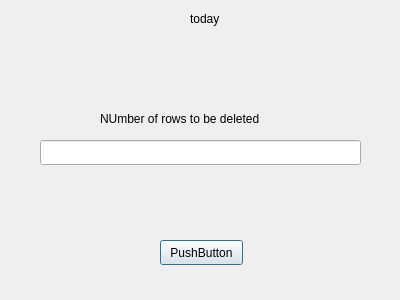
<?xml version="1.0" encoding="UTF-8"?>
<ui version="4.0">
 <class>deleteTask</class>
 <widget class="QDialog" name="deleteTask">
  <property name="geometry">
   <rect>
    <x>0</x>
    <y>0</y>
    <width>400</width>
    <height>300</height>
   </rect>
  </property>
  <property name="windowTitle">
   <string>Dialog</string>
  </property>
  <widget class="QLabel" name="deadline">
   <property name="geometry">
    <rect>
     <x>190</x>
     <y>10</y>
     <width>64</width>
     <height>17</height>
    </rect>
   </property>
   <property name="text">
    <string>today</string>
   </property>
  </widget>
  <widget class="QPushButton" name="pushButton">
   <property name="geometry">
    <rect>
     <x>160</x>
     <y>240</y>
     <width>83</width>
     <height>25</height>
    </rect>
   </property>
   <property name="text">
    <string>PushButton</string>
   </property>
  </widget>
  <widget class="QLineEdit" name="lineEdit">
   <property name="geometry">
    <rect>
     <x>40</x>
     <y>140</y>
     <width>321</width>
     <height>25</height>
    </rect>
   </property>
  </widget>
  <widget class="QLabel" name="label">
   <property name="geometry">
    <rect>
     <x>100</x>
     <y>110</y>
     <width>201</width>
     <height>17</height>
    </rect>
   </property>
   <property name="text">
    <string>NUmber of rows to be deleted</string>
   </property>
  </widget>
 </widget>
 <resources/>
 <connections/>
</ui>
